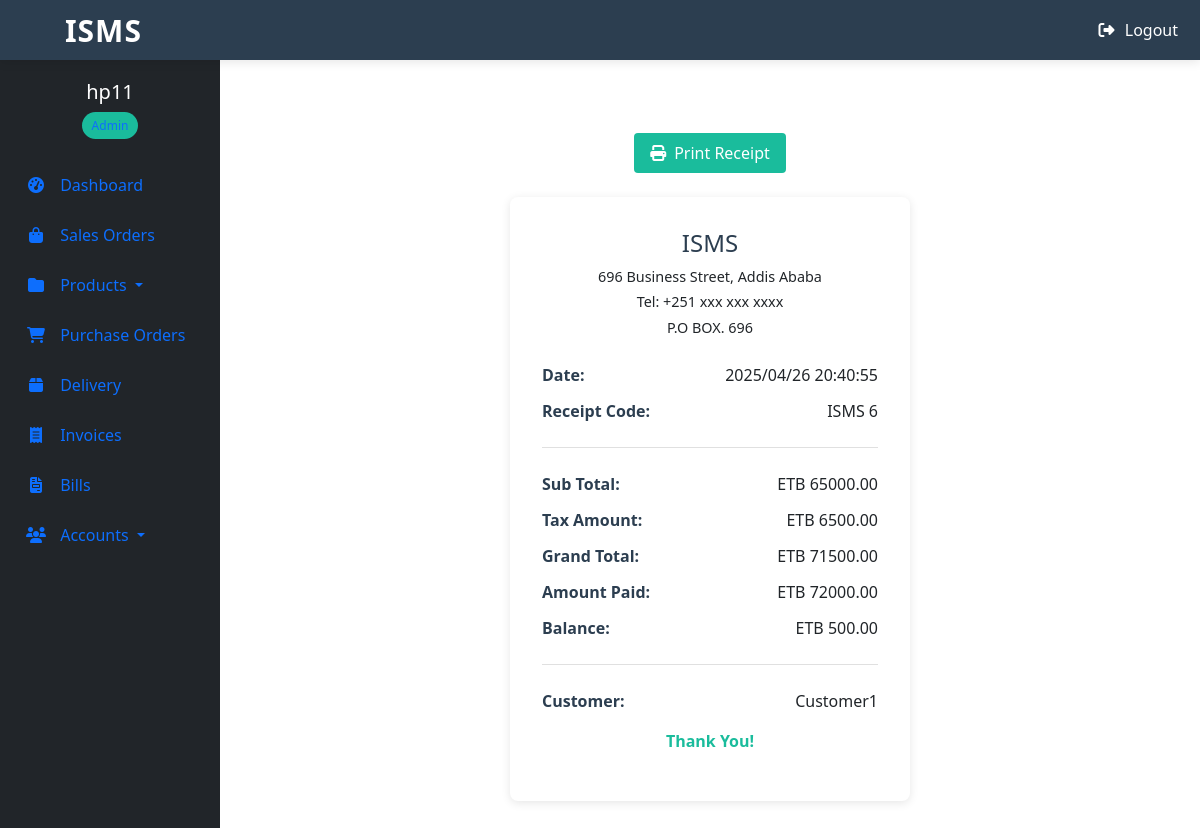
The app's page /transactions/sale/6/ (signed in) with its own data.
### transactions/models.py (models this page shows, shortened)
class Sale(models.Model):
    date_added = models.DateTimeField(
        auto_now_add=True,
        verbose_name="Transaction DateTime",
        help_text="When the sale was recorded"
    )
    customer = models.ForeignKey(
        'accounts.Customer',  # String reference avoids circular imports
        on_delete=models.PROTECT,  # Prevents deletion if sales exist
        related_name='sales',  # Enables customer.sales.all()
        verbose_name="Customer Account"
    )
    sub_total = models.DecimalField(
        max_digits=10,
        decimal_places=2,
        default=Decimal('0.00'),
        validators=[MinValueValidator(Decimal('0.00'))],
        help_text="Amount before taxes"
    )
    tax_percentage = models.DecimalField(  # More precise than FloatField
        max_digits=5,  # Supports up to 999.99%
        decimal_places=2,
        default=Decimal('0.00'),
        help_text="Tax rate in percentage (e.g., 8.25)"
    )
    tax_amount = models.DecimalField(
        max_digits=10,
        decimal_places=2,
        default=Decimal('0.00'),
        editable=False,
        help_text="Calculated tax amount"
    )
    grand_total = models.DecimalField(
        max_digits=10,
        decimal_places=2,
        default=Decimal('0.00'),
        editable=False,
        help_text="Total including taxes"
    )
    amount_paid = models.DecimalField(
        max_digits=10,
        decimal_places=2,
        validators=[MinValueValidator(Decimal('0.00'))],
        help_text="Amount received from customer"
    )
    amount_change = models.DecimalField(
        max_digits=10,
        decimal_places=2,
        default=Decimal('0.00'),
        editable=False,
        help_text="Change due to customer"
    )
    class Meta:
        db_table = "sales"  # Maintains same table name
        verbose_name = "Sales Transaction"
        verbose_name_plural = "Sales Transactions"
        ordering = ['-date_added']  # Newest sales first by default
        indexes = [
            models.Index(fields=['date_added']),  # Faster date filtering
            models.Index(fields=['customer']),  # Faster customer lookups
        ]

### accounts/models.py (models this page shows, shortened)
class Customer(models.Model):
    first_name = models.CharField(
        max_length=100,
        verbose_name=_('First Name')
    )
    last_name = models.CharField(
        max_length=100,
        blank=True,
        null=True,
        verbose_name=_('Last Name')
    )
    address = models.JSONField(
        blank=True,
        null=True,
        verbose_name=_('Full Address'),
        help_text=_('Structured address data')
    )
    email = models.EmailField(
        max_length=254,
        blank=True,
        null=True,
        verbose_name=_('Email Address'),
        unique=True
    )
    phone = PhoneNumberField(
        blank=True,
        null=True,
        verbose_name=_('Phone Number')
    )
    loyalty_points = models.PositiveIntegerField(
        default=0,
        verbose_name=_('Reward Points')
    )
    created_at = models.DateTimeField(auto_now_add=True)
    updated_at = models.DateTimeField(auto_now=True)
    class Meta:
        ordering = ['last_name', 'first_name']
        verbose_name = _('Customer')
        verbose_name_plural = _('Customers')
        constraints = [
            models.UniqueConstraint(
                fields=['first_name', 'last_name', 'email'],
                name='unique_customer'
            )
        ]

### transactions/views.py (the view)
# urls.py: path('sale/<int:pk>/', SaleDetailView.as_view(), name='sale-detail'),
class SaleDetailView(LoginRequiredMixin, DetailView):
    model = Sale
    template_name = "transactions/sale_detail.html"  # Fixed typo in template name
    context_object_name = "sale"  # Explicit is better than implicit

### transactions/templates/transactions/sale_detail.html (shortened to what this page needs)
{% extends "base.html" %}
{% load static %}
{% block content %}
<div class="txn-container">
    <div class="txn-actions">
        <a href="#" class="txn-print-btn">
            <i class="fa fa-print"></i> Print Receipt
        </a>
    </div>
    <div class="txn-receipt">
        <div class="txn-receipt-header">
            <h3 class="txn-business-name">ISMS</h3>
            <p class="txn-business-address">696 Business Street, Addis Ababa</p>
            <p class="txn-business-contact">Tel: +251 xxx xxx xxxx</p>
            <p class="txn-business-po">P.O BOX. 696</p>
        </div>
        <div class="txn-details">
            <div class="txn-detail-row">
                <span class="txn-detail-label">Date:</span>
                <span class="txn-detail-value">{{ sale.date_added|date:"Y/m/d H:i:s" }}</span>
            </div>
            <div class="txn-detail-row">
                <span class="txn-detail-label">Receipt Code:</span>
                <span class="txn-detail-value">ISMS {{ sale.id }}</span>
            </div>
        </div>
        <div class="txn-divider"></div>
        <div class="txn-amounts">
            <div class="txn-detail-row">
                <span class="txn-detail-label">Sub Total:</span>
                <span class="txn-detail-value">ETB {{ sale.sub_total }}</span>
            </div>
            <div class="txn-detail-row">
                <span class="txn-detail-label">Tax Amount:</span>
                <span class="txn-detail-value">ETB {{ sale.tax_amount }}</span>
            </div>
            <div class="txn-detail-row">
                <span class="txn-detail-label">Grand Total:</span>
                <span class="txn-detail-value">ETB {{ sale.grand_total }}</span>
            </div>
            <div class="txn-detail-row">
                <span class="txn-detail-label">Amount Paid:</span>
                <span class="txn-detail-value">ETB {{ sale.amount_paid }}</span>
            </div>
            <div class="txn-detail-row">
                <span class="txn-detail-label">Balance:</span>
                <span class="txn-detail-value">ETB {{ sale.amount_change }}</span>
            </div>
        </div>
        <div class="txn-divider"></div>
        <div class="txn-customer">
            <div class="txn-detail-row">
                <span class="txn-detail-label">Customer:</span>
                <span class="txn-detail-value">{{ sale.customer.first_name }}</span>
            </div>
        </div>
        <div class="txn-footer">
            <p class="txn-thankyou">Thank You!</p>
        </div>
    </div>
</div>
{% endblock %}

### templates/base.html (shortened to what this page needs)
<!DOCTYPE html>
{% load static %}
{% load crispy_forms_tags %}
<html lang="en">
<head>
    <link rel="stylesheet" href="{% static 'inventory_managment_system/css/styles_one.css' %}">
    <link href="https://cdn.jsdelivr.net/npm/bootstrap@5.3.3/dist/css/bootstrap.min.css" rel="stylesheet">
    <link rel="stylesheet" href="https://cdnjs.cloudflare.com/ajax/libs/font-awesome/6.5.0/css/all.min.css">
</head>
<body>
    <nav class="navbar navbar-expand-md navbar-dark fixed-top">
        <div class="container-fluid">
            <a class="navbar-brand" style="font-size: 30px; padding-left: 4.5%;" href="{% url 'store:dashboard' %}">
                ISMS
            </a>
            <div class="collapse navbar-collapse" id="navbarToggle">
                <ul class="navbar-nav ms-auto">
                    {% if request.user.is_authenticated %}
                    <li class="nav-item">
                        <form method="POST" action="{% url 'accounts:logout' %}" style="display: inline;">
                            <button type="submit" class="btn btn-link nav-link text-white" style="padding: 0; border: none;">
                                <i class="fas fa-sign-out-alt me-1"></i> Logout
                            </button>
                        </form>
                    </li>
                    {% endif %}
                </ul>
            </div>
        </div>
    </nav>
    {% if request.user.is_authenticated %}
    <div class="sidebar">
        <div class="sidebar-header">
            <a href="{% url 'accounts:profile' %}" class="text-decoration-none">
                <h5>{{ request.user.username }}</h5>
                <span class="user-badge">
                    {% if request.user.profile.role == 'AD' %} Admin
                    {% elif request.user.profile.role == 'EX' %} Executive
                    {% else %} Operative {% endif %}
                </span>
            </a>
        </div>
        <ul class="nav flex-column">
            <li class="nav-item">
                <a class="nav-link {% if request.resolver_match.url_name == 'dashboard' %}active{% endif %}" href="{% url 'store:dashboard' %}">
                    <i class="fas fa-tachometer-alt"></i> Dashboard
                </a>
            </li>
            <li class="nav-item">
                <a class="nav-link {% if request.resolver_match.url_name == 'sale-list' %}active{% endif %}" href="{% url 'transactions:sale-list' %}">
                    <i class="fas fa-shopping-bag"></i> Sales Orders
                </a>
            </li>
            <li class="nav-item dropdown">
                <a class="nav-link dropdown-toggle {% if request.resolver_match.url_name in 'product-list category-list' %}active{% endif %}" href="#" id="productsDropdown" data-bs-toggle="dropdown">
                    <i class="fas fa-folder"></i> Products
                </a>
            </li>
            <li class="nav-item">
                <a class="nav-link {% if request.resolver_match.url_name == 'purchase-list' %}active{% endif %}" href="{% url 'transactions:purchase-list' %}">
                    <i class="fas fa-shopping-cart"></i> Purchase Orders
                </a>
            </li>
            <li class="nav-item">
                <a class="nav-link {% if request.resolver_match.url_name == 'deliveries' %}active{% endif %}" href="{% url 'store:deliveries' %}">
                    <i class="fas fa-box"></i> Delivery
                </a>
            </li>
            <li class="nav-item">
                <a class="nav-link {% if request.resolver_match.url_name == 'invoice-list' %}active{% endif %}" href="{% url 'invoice:invoice-list' %}">
                    <i class="fas fa-receipt"></i> Invoices
                </a>
            </li>
            <li class="nav-item">
                <a class="nav-link {% if request.resolver_match.url_name == 'bill-list' %}active{% endif %}" href="{% url 'bills:bill-list' %}">
                    <i class="fas fa-file-invoice"></i> Bills
                </a>
            </li>
            <li class="nav-item dropdown">
                <a class="nav-link dropdown-toggle {% if request.resolver_match.url_name in 'profile-list customer-list vendor-list' %}active{% endif %}" href="#" id="accountsDropdown" data-bs-toggle="dropdown">
                    <i class="fas fa-users"></i> Accounts
                </a>
            </li>
        </ul>
    </div>
    {% endif %}
    <div class="content">
        {% block content %}
        {% endblock content %}
    </div>
</body>
</html>

### records on screen
Sale: date_added "2025/04/26 20:40:55", id "6", sub_total "65000.00", tax_amount "6500.00", grand_total "71500.00", amount_paid "72000.00", amount_change "500.00", customer.first_name "Customer1"

### other values on screen
{{ request.user.username }} "hp11"
